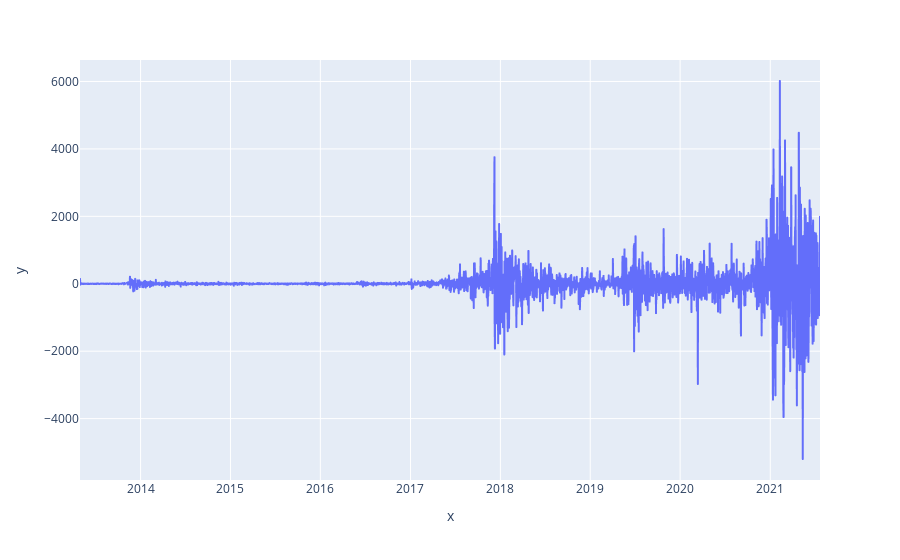

Notebook code cell kept with this figure:
### Code cell
px.line(x=arima_reisuals.index.to_timestamp(),y=arima_reisuals.T)

### Figure 1 — Plotly figure (JSON) as saved in the notebook; plotly's stock layout.template omitted (floating-point values rounded to 4 significant figures; data arrays with more than 128 entries replaced by an {"elided": "..."} marker saying what was removed)
{"data": [{"hovertemplate": "x=%{x}<br>y=%{y}<extra></extra>", "legendgroup": "", "line": {"color": "#636efa", "dash": "solid"}, "marker": {"symbol": "circle"}, "mode": "lines", "name": "", "showlegend": false, "type": "scattergl", "x": {"elided": "3000 str values"}, "xaxis": "x", "y": {"elided": "3000 float values"}, "yaxis": "y"}], "layout": {"legend": {"tracegroupgap": 0}, "margin": {"t": 60}, "xaxis": {"anchor": "y", "domain": [0, 1], "title": {"text": "x"}}, "yaxis": {"anchor": "x", "domain": [0, 1], "title": {"text": "y"}}}}
